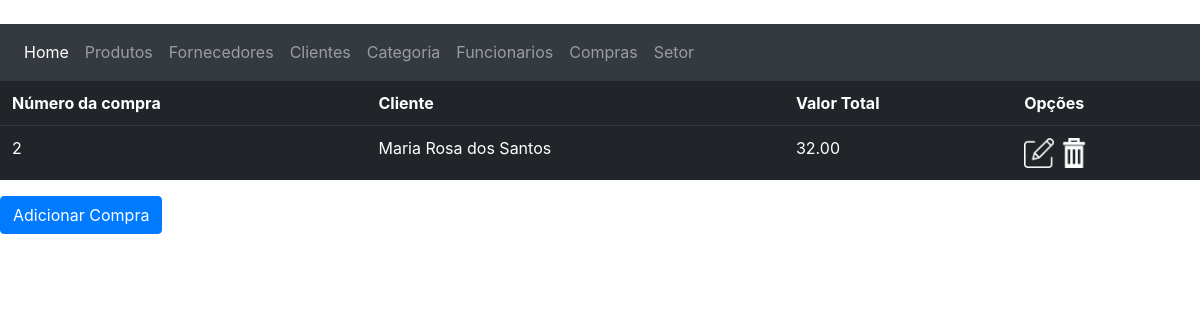
Before: /compras/ with the older database file.
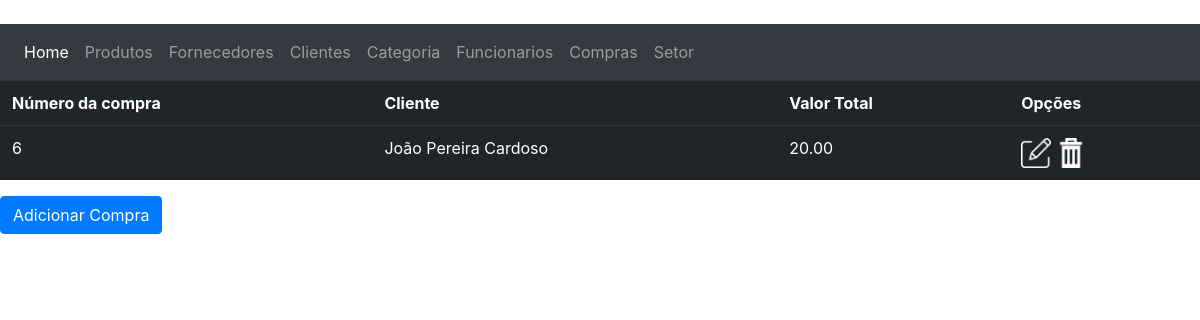
After: the same page with the newer database file.
### mercado/models.py (models this page shows, shortened)
class Compra(models.Model):
    ID_compra = models.AutoField(primary_key=True)
    valor_total = models.DecimalField(max_digits=5, decimal_places=2, verbose_name="Valor total:")
    FK_cliente = models.ForeignKey(Cliente, on_delete=models.CASCADE, verbose_name="Cliente:")
    compra_produto = models.ManyToManyField(Produto)

class Cliente(models.Model):
    ID_cliente = models.AutoField(primary_key=True)
    nome_cliente = models.CharField(max_length=100, verbose_name="Nome:")
    cpf = models.CharField(max_length=14, verbose_name="CPF:")
    def __str__(self):
        return self.nome_cliente

### mercado/views.py (the view)
# urls.py: path('compras/', compras, name="url_compras"),
def compras(request):
    data = {}
    data["Compras"] = Compra.objects.all()
    return render(request, "mercado/html/compras.html", data)

### mercado/templates/mercado/html/compras.html (shortened to what this page needs)
﻿<!DOCTYPE html>
<html lang="pt-br">
<head>
    {% load static %}
    <link rel="stylesheet" href="https://maxcdn.bootstrapcdn.com/bootstrap/4.0.0/css/bootstrap.min.css">
    <link rel="stylesheet" href="{% static 'css/main.css' %}">
</head>
<body>
    <nav class="navbar navbar-expand-lg bg-dark navbar-dark">
        <ul class="navbar-nav">
            <li class="nav-item active">
                <a class="nav-link" href="{% url 'url_index' %}">Home</a>
            </li>
            <li class="nav-item">
                <a class="nav-link" href="{% url 'url_produtos' %}">Produtos</a>
            </li>
            <li class="nav-item">
                <a class="nav-link" href="{% url 'url_fornecedores' %}">Fornecedores</a>
            </li>
            <li class="nav-item">
                <a class="nav-link" href="{% url 'url_clientes' %}">Clientes</a>
            </li>
            <li class="nav-item">
                <a class="nav-link" href="{% url 'url_categorias' %}">Categoria</a>
            </li>
            <li class="nav-item">
                <a class="nav-link" href="{% url 'url_funcionarios' %}">Funcionarios</a>
            </li>
            <li class="nav-item">
                <a class="nav-link" href="{% url 'url_compras' %}">Compras</a>
            </li>
            <li class="nav-item">
                <a class="nav-link" href="{% url 'url_setores' %}">Setor</a>
            </li>
        </ul>
    </nav>
    <table class="table table-dark table-hover">
        <tr>
            <th>Número da compra</th>
            <th>Cliente</th>
            <th>Valor Total</th>
            <th>Opções</th>
        </tr>
        {% for compra in Compras %}
        <tr>
            <td>{{ compra.ID_compra }}</td>
            <td>{{ compra.FK_cliente }}</td>
            <td>{{ compra.valor_total }}</td>
            <td>
                <a href="{% url 'url_atualizar_compra' compra.ID_compra %}"><img src="{% static "img/editar.png" %}" class="botaoOpcoes" alt="botão editar"></a>
                <a href="{% url 'url_deletar_compra' compra.ID_compra %}"><img src="{% static "img/deletar.png" %}" class="botaoOpcoes" alt="botão deletar"></a>
            </td>
        </tr>
        {% endfor %}
    </table>
    <a href="{% url 'url_cadastro_compra' %}">
        <button type="submit" class="btn btn-primary float-left">Adicionar Compra</button>
    </a>
</body>
</html>

### mercado/static/css/main.css (style rules this page uses)
.botaoOpcoes { width: 30px; height: 30px; }

Changed rows visible on the page:
removed Compra: ID_compra "2", FK_cliente "Maria Rosa dos Santos", valor_total "32.00"
added Compra: ID_compra "6", FK_cliente "João Pereira Cardoso", valor_total "20.00"
